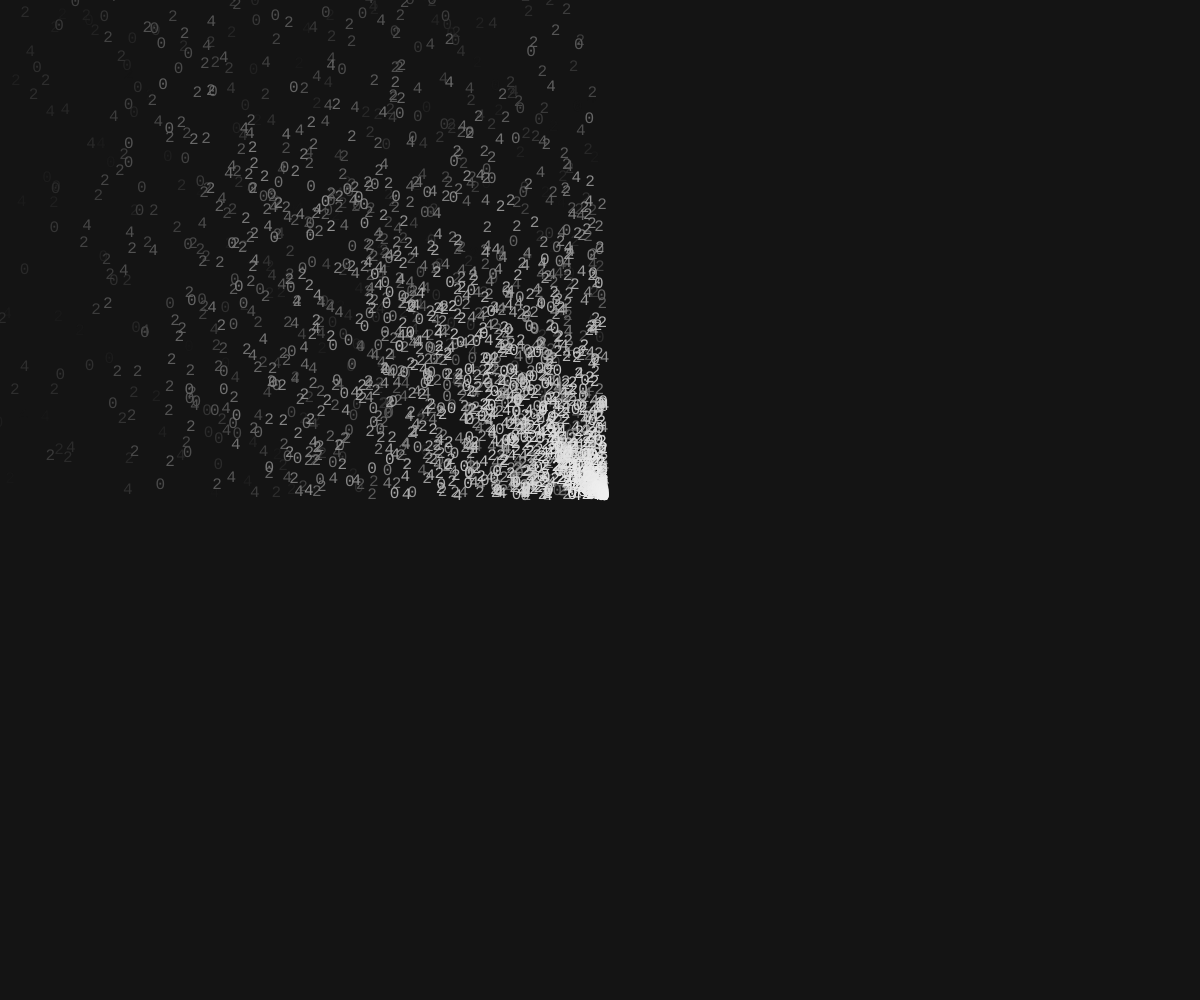
Frame 1 (no input)
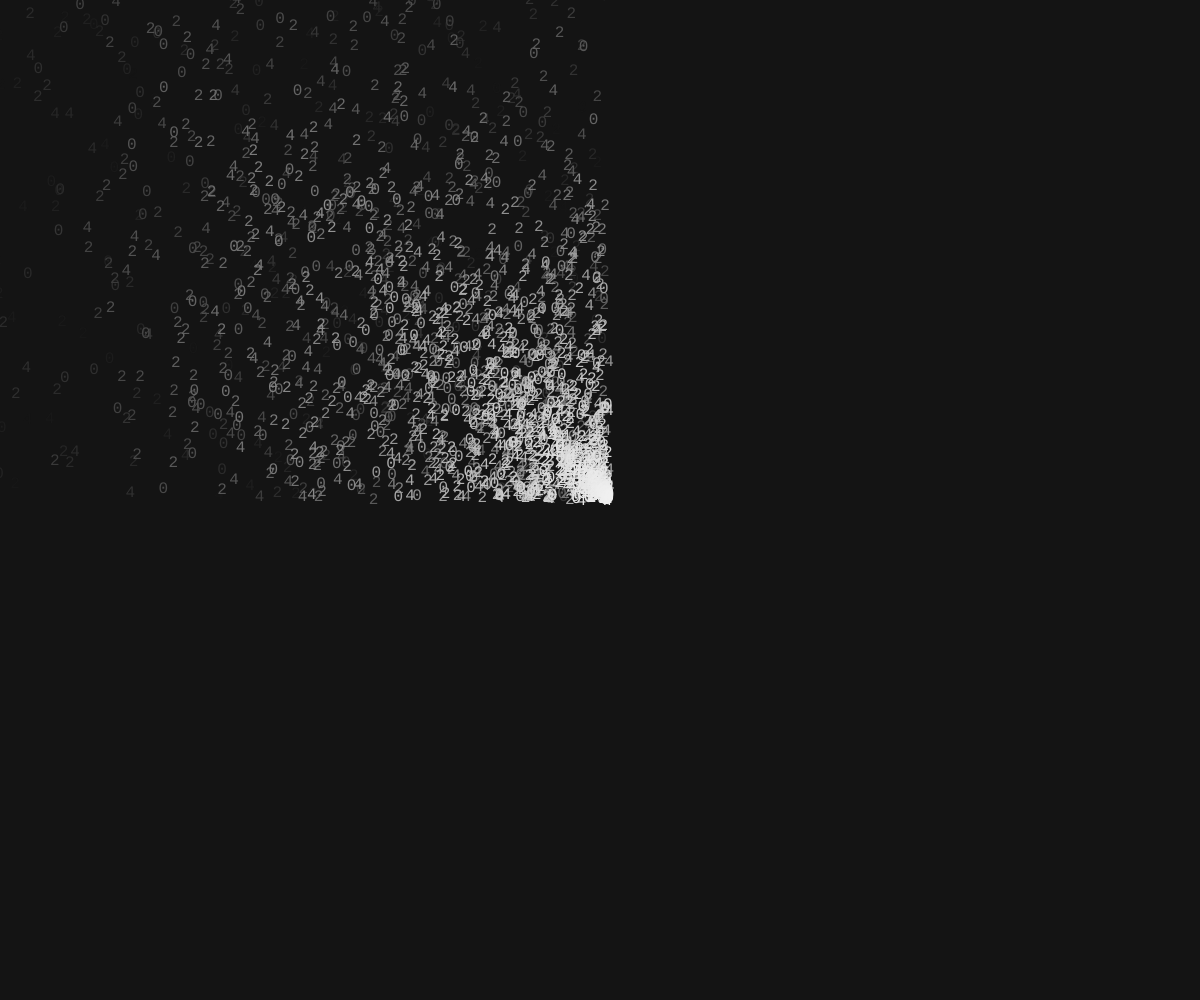
Frame 60 (no input)
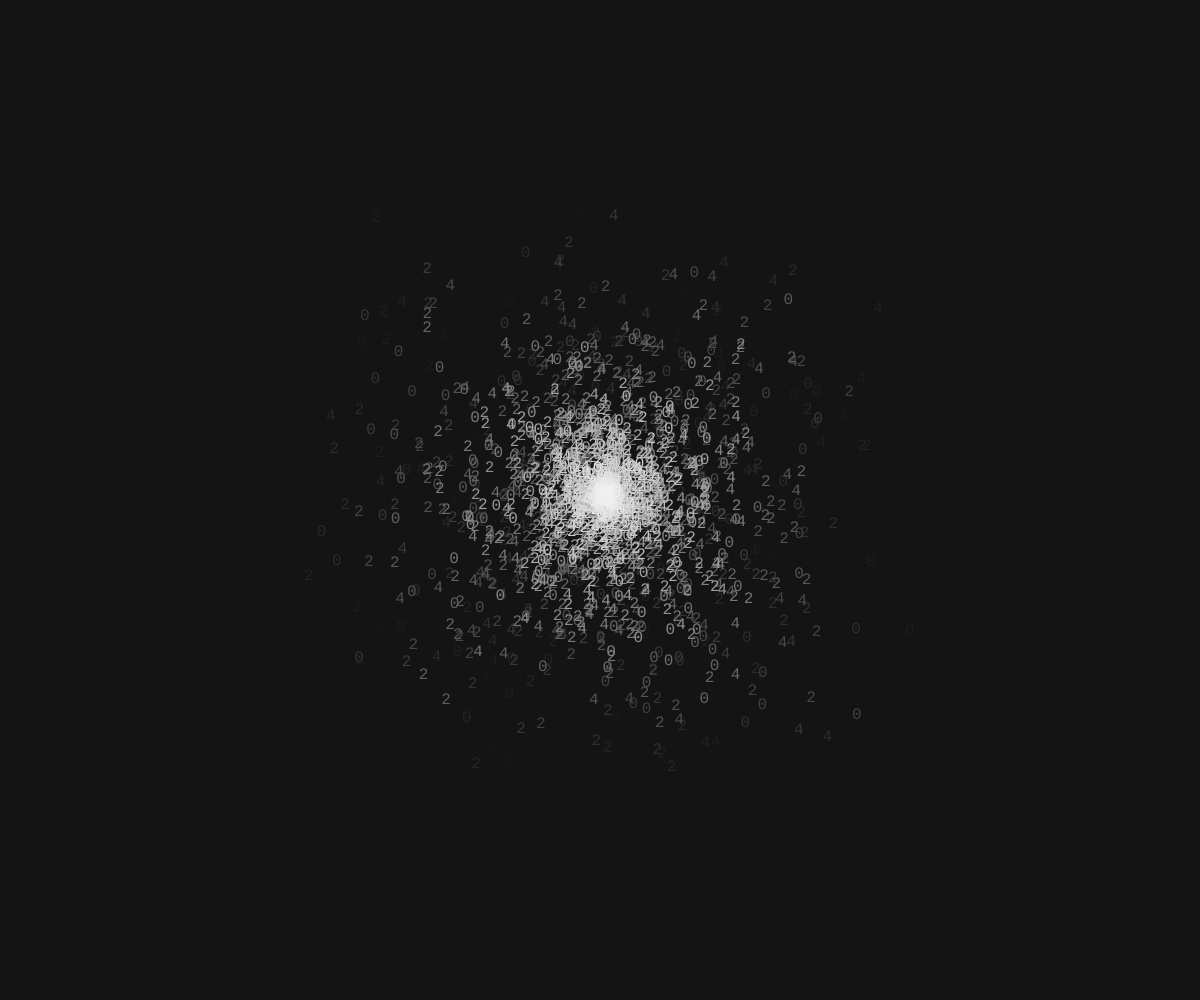
Frame 120 (the mouse pressed at the canvas centre since frame 60)

The p5.js sketch that drew these frames (run headless with seeded random() and noise() and a simulated clock; from frame 60 on, the mouse is pressed at the canvas centre):

// p5.js sketch
// ── sketch.js
let v = 3;

function setup() {
	createCanvas(windowWidth, windowHeight);
	noCursor();
	
	mouseX = width / 2;
	mouseY = height / 2;
}

function draw() {
	randomSeed(2024);
	textFont('Courier New', 16);
	background(20);
	
	for (i = 2024; i > 0; i--){
		let x24 = width / 2 + map(mouseX, 0, width, random(-i / v), random(i / v)) + map(sin(frameCount * random(0.05)), -1, 1, -5, 5);
		let y24 = height / 2 + map(mouseY, 0, height, random(-i / v), random(i / v)) + map(sin(frameCount * random(0.05)), -1, 1, -5, 5);
		
		// rotate(i);
		fill(map(i, 1, 2024, 240, 20));
		text(random(["2", "0", "2", "4"]), x24, y24);
	}
}
// ── style.css
html, body {
    margin: 0;
    padding: 0;
    overflow: hidden;
  }
  canvas {
    display: block;
  }
  
